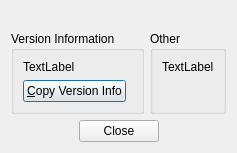
<?xml version="1.0" encoding="UTF-8"?>
<ui version="4.0">
 <class>LC_DlgAbout</class>
 <widget class="QDialog" name="LC_DlgAbout">
  <property name="windowTitle">
   <string>About FableCAD</string>
  </property>
  <layout class="QVBoxLayout" name="verticalLayout">
   <item>
    <widget class="QLabel" name="lblLogo">
     <property name="text">
      <string/>
     </property>
     <property name="scaledContents">
      <bool>false</bool>
     </property>
     <property name="alignment">
      <set>Qt::AlignmentFlag::AlignHCenter|Qt::AlignmentFlag::AlignTop</set>
     </property>
    </widget>
   </item>
   <item>
  <layout class="QHBoxLayout" name="verticalLayout1">
   <item>
    <widget class="QGroupBox" name="groupBox">
     <property name="maximumSize">
      <size>
       <width>16777215</width>
       <height>16777215</height>
      </size>
     </property>
     <property name="title">
      <string>Version Information</string>
     </property>
     <layout class="QGridLayout" name="gridLayout_2">
      <item row="0" column="0" colspan="2">
       <widget class="QLabel" name="lVersionInfo">
        <property name="sizePolicy">
         <sizepolicy hsizetype="Maximum" vsizetype="Maximum">
          <horstretch>0</horstretch>
          <verstretch>0</verstretch>
         </sizepolicy>
        </property>
        <property name="minimumSize">
         <size>
          <width>0</width>
          <height>0</height>
         </size>
        </property>
        <property name="maximumSize">
         <size>
          <width>16777215</width>
          <height>16777215</height>
         </size>
        </property>
        <property name="text">
         <string>TextLabel</string>
        </property>
        <property name="textFormat">
         <enum>Qt::TextFormat::RichText</enum>
        </property>
        <property name="alignment">
         <set>Qt::AlignmentFlag::AlignLeading|Qt::AlignmentFlag::AlignLeft|Qt::AlignmentFlag::AlignTop</set>
        </property>
        <property name="wordWrap">
         <bool>true</bool>
        </property>
       </widget>
      </item>
      <item row="1" column="0">
       <widget class="QPushButton" name="pbCopy">
        <property name="toolTip">
         <string>Copies version information into clipboard</string>
        </property>
        <property name="text">
         <string>&amp;Copy Version Info</string>
        </property>
       </widget>
      </item>
     </layout>
    </widget>
   </item>
   <item>
    <widget class="QGroupBox" name="groupBox_2">
     <property name="title">
      <string>Other </string>
     </property>
     <layout class="QGridLayout" name="gridLayout_3">
      <item row="0" column="0" colspan="2" alignment="Qt::AlignmentFlag::AlignLeft|Qt::AlignmentFlag::AlignTop">
       <widget class="QLabel" name="lLinks">
        <property name="baseSize">
         <size>
          <width>200</width>
          <height>0</height>
         </size>
        </property>
        <property name="text">
         <string>TextLabel</string>
        </property>
        <property name="alignment">
         <set>Qt::AlignmentFlag::AlignLeading|Qt::AlignmentFlag::AlignLeft|Qt::AlignmentFlag::AlignTop</set>
        </property>
        <property name="openExternalLinks">
         <bool>true</bool>
        </property>
       </widget>
      </item>
     </layout>
    </widget>
   </item>
   </layout>
</item>
   <item>
    <widget class="QDialogButtonBox" name="buttonBox">
     <property name="orientation">
      <enum>Qt::Orientation::Horizontal</enum>
     </property>
     <property name="standardButtons">
      <set>QDialogButtonBox::StandardButton::Close</set>
     </property>
     <property name="centerButtons">
      <bool>true</bool>
     </property>
    </widget>
   </item>
  </layout>
 </widget>
 <resources/>
 <connections>
  <connection>
   <sender>buttonBox</sender>
   <signal>accepted()</signal>
   <receiver>LC_DlgAbout</receiver>
   <slot>accept()</slot>
   <hints>
    <hint type="sourcelabel">
     <x>248</x>
     <y>254</y>
    </hint>
    <hint type="destinationlabel">
     <x>157</x>
     <y>274</y>
    </hint>
   </hints>
  </connection>
  <connection>
   <sender>buttonBox</sender>
   <signal>rejected()</signal>
   <receiver>LC_DlgAbout</receiver>
   <slot>reject()</slot>
   <hints>
    <hint type="sourcelabel">
     <x>316</x>
     <y>260</y>
    </hint>
    <hint type="destinationlabel">
     <x>286</x>
     <y>274</y>
    </hint>
   </hints>
  </connection>
 </connections>
</ui>
